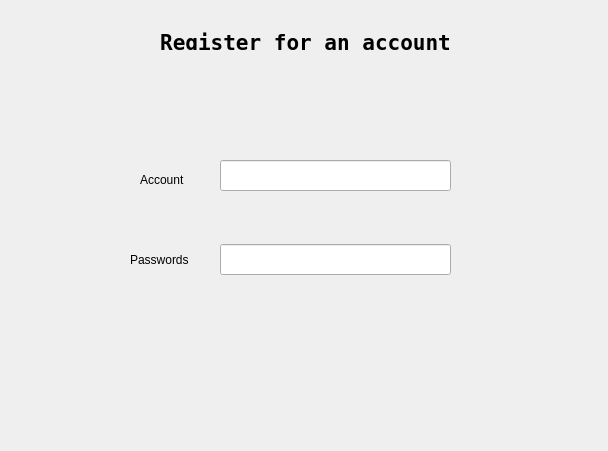
<?xml version="1.0" encoding="UTF-8"?>
<ui version="4.0">
 <class>RegisterWindow</class>
 <widget class="QWidget" name="RegisterWindow">
  <property name="geometry">
   <rect>
    <x>0</x>
    <y>0</y>
    <width>608</width>
    <height>451</height>
   </rect>
  </property>
  <property name="windowTitle">
   <string>Form</string>
  </property>
  <widget class="QLabel" name="label">
   <property name="geometry">
    <rect>
     <x>140</x>
     <y>30</y>
     <width>331</width>
     <height>20</height>
    </rect>
   </property>
   <property name="font">
    <font>
     <family>Terminal</family>
     <bold>true</bold>
    </font>
   </property>
   <property name="text">
    <string>&lt;html&gt;&lt;head/&gt;&lt;body&gt;&lt;p align=&quot;center&quot;&gt;&lt;span style=&quot; font-size:16pt;&quot;&gt;Register for an account&lt;/span&gt;&lt;/p&gt;&lt;/body&gt;&lt;/html&gt;</string>
   </property>
  </widget>
  <widget class="QLabel" name="label_2">
   <property name="geometry">
    <rect>
     <x>140</x>
     <y>170</y>
     <width>69</width>
     <height>19</height>
    </rect>
   </property>
   <property name="text">
    <string>Account</string>
   </property>
  </widget>
  <widget class="QLabel" name="label_3">
   <property name="geometry">
    <rect>
     <x>130</x>
     <y>250</y>
     <width>81</width>
     <height>19</height>
    </rect>
   </property>
   <property name="text">
    <string>Passwords</string>
   </property>
  </widget>
  <widget class="QLineEdit" name="lineEdit">
   <property name="geometry">
    <rect>
     <x>220</x>
     <y>160</y>
     <width>231</width>
     <height>31</height>
    </rect>
   </property>
  </widget>
  <widget class="QLineEdit" name="lineEdit_2">
   <property name="geometry">
    <rect>
     <x>220</x>
     <y>244</y>
     <width>231</width>
     <height>31</height>
    </rect>
   </property>
  </widget>
 </widget>
 <resources/>
 <connections/>
</ui>
